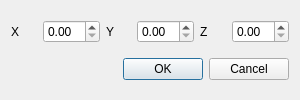
<?xml version="1.0" encoding="UTF-8"?>
<ui version="4.0">
 <class>CoordEditor</class>
 <widget class="QDialog" name="CoordEditor">
  <property name="geometry">
   <rect>
    <x>0</x>
    <y>0</y>
    <width>300</width>
    <height>100</height>
   </rect>
  </property>
  <property name="minimumSize">
   <size>
    <width>300</width>
    <height>100</height>
   </size>
  </property>
  <property name="windowTitle">
   <string>Edit coordinates</string>
  </property>
  <property name="windowIcon">
   <iconset resource="../resources/TalipotGUIResource.qrc">
    <normaloff>:/talipot/gui/icons/talipot.ico</normaloff>:/talipot/gui/icons/talipot.ico</iconset>
  </property>
  <property name="modal">
   <bool>true</bool>
  </property>
  <layout class="QVBoxLayout" name="verticalLayout">
   <item>
    <layout class="QHBoxLayout" name="horizontalLayout">
     <item>
      <widget class="QLabel" name="xLabel">
       <property name="text">
        <string>X</string>
       </property>
       <property name="wordWrap">
        <bool>true</bool>
       </property>
      </widget>
     </item>
     <item>
      <widget class="tlp::ScientificDoubleSpinBox" name="xSP"/>
     </item>
     <item>
      <widget class="QLabel" name="yLabel">
       <property name="text">
        <string>Y</string>
       </property>
      </widget>
     </item>
     <item>
      <widget class="tlp::ScientificDoubleSpinBox" name="ySP"/>
     </item>
     <item>
      <widget class="QLabel" name="zLabel">
       <property name="text">
        <string>Z</string>
       </property>
      </widget>
     </item>
     <item>
      <widget class="tlp::ScientificDoubleSpinBox" name="zSP"/>
     </item>
    </layout>
   </item>
   <item>
    <widget class="QDialogButtonBox" name="buttonBox">
     <property name="standardButtons">
      <set>QDialogButtonBox::Cancel|QDialogButtonBox::Ok</set>
     </property>
    </widget>
   </item>
  </layout>
 </widget>
 <customwidgets>
  <customwidget>
   <class>tlp::ScientificDoubleSpinBox</class>
   <extends>QDoubleSpinBox</extends>
   <header location="global">talipot/ScientificDoubleSpinBox.h</header>
  </customwidget>
 </customwidgets>
 <resources>
  <include location="../resources/TalipotGUIResource.qrc"/>
 </resources>
 <connections>
  <connection>
   <sender>buttonBox</sender>
   <signal>accepted()</signal>
   <receiver>CoordEditor</receiver>
   <slot>accept()</slot>
   <hints>
    <hint type="sourcelabel">
     <x>243</x>
     <y>47</y>
    </hint>
    <hint type="destinationlabel">
     <x>243</x>
     <y>33</y>
    </hint>
   </hints>
  </connection>
  <connection>
   <sender>buttonBox</sender>
   <signal>rejected()</signal>
   <receiver>CoordEditor</receiver>
   <slot>reject()</slot>
   <hints>
    <hint type="sourcelabel">
     <x>243</x>
     <y>47</y>
    </hint>
    <hint type="destinationlabel">
     <x>243</x>
     <y>33</y>
    </hint>
   </hints>
  </connection>
 </connections>
</ui>
